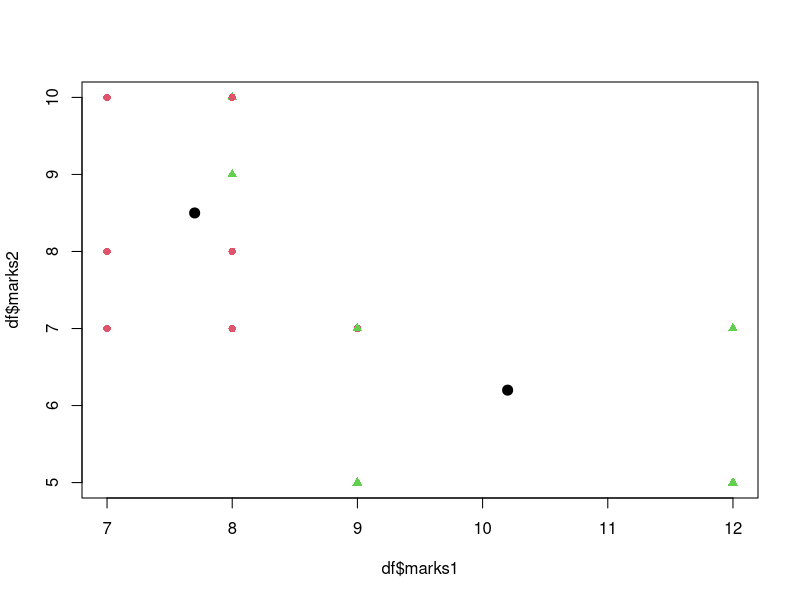

The R source for this figure:
marks1 = ceiling(rnorm(15, 8, 2))
marks2 = ceiling(rnorm(15, 7, 2))

df = data.frame(marks1, marks2)
head(df)
km = kmeans(df, centers = 2)
km$cluster
df2 = cbind(df, cluster = km$cluster)
df2[order(df2$cluster),]
plot(df$marks1, df$marks2, col=2:3, pch=c(16,17))
km$centers
points(km$centers, pch = 20, cex = 2, col = km$cluster)
